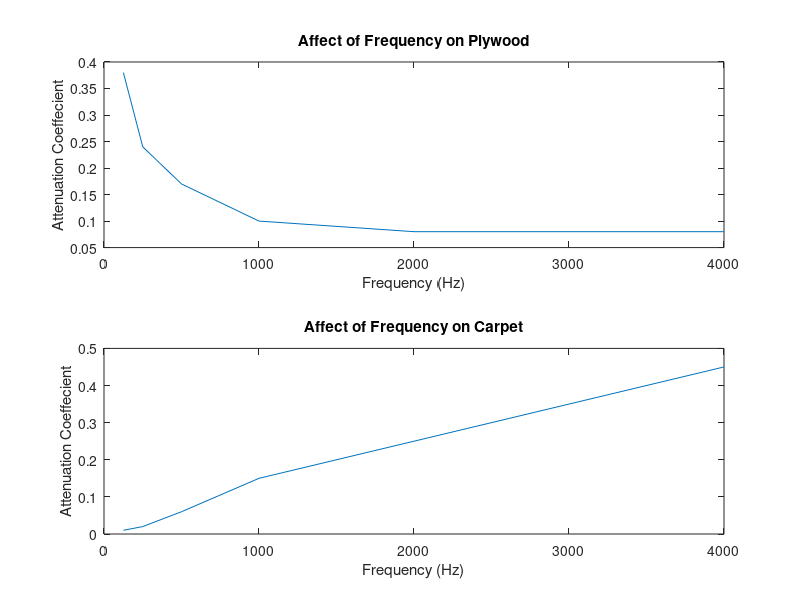
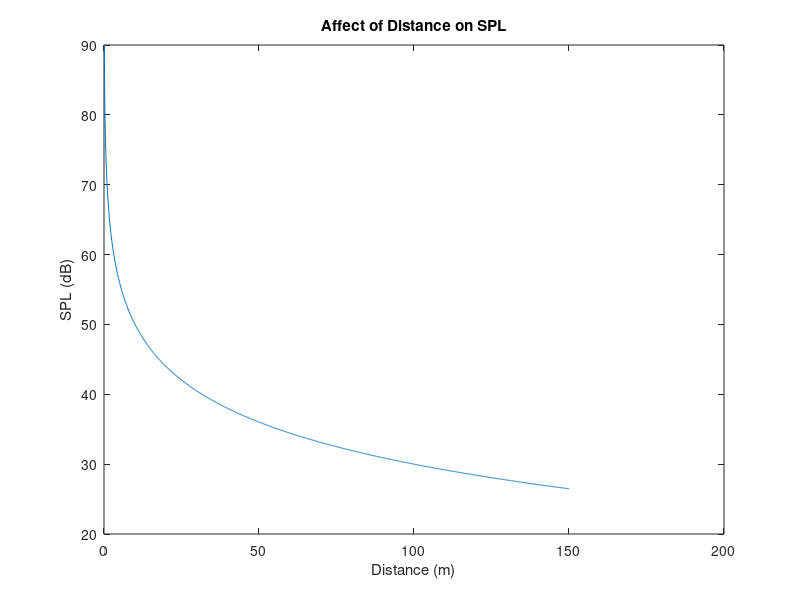

Write the MATLAB code that produced these figures, in order. (Note: this script raises an error after producing the figures.)
clear
clc

SPL_2 = zeros(150, 1);
SPL_1 = 90;
R_1 = 0.1;
R_2 = (0.1:0.1:150);
for i = 1:1:1500
    SPL_2(i, 1) = SPL_1 - 20*log10(R_2(1, i)/R_1);
end

plot(R_2, SPL_2)
SPL_2;



f_Hz = [125, 250, 500, 1000, 2000, 4000 8000];
humid70 = [0.3, 1.1, 2.8, 5, 9, 22.9, 76.6]/100;
carpet = [0.01 ; 0.02 ; 0.06 ; 0.15 ; 0.25 ; 0.45];
plywood = [0.38 ; 0.24 ; 0.17 ; 0.1 ; 0.08 ; 0.08];
SPL_3 = SPL_2(10)* ones(1, length(f_Hz)) - humid70;
SPL_4 = SPL_2(100)* ones(1, length(f_Hz)) - humid70 * 10;

figure(1)
subplot(211)
plot(f_Hz(1:end-1), plywood)
title("Affect of Frequency on Plywood")
xlabel("Frequency (Hz)")
ylabel("Attenuation Coeffecient")
subplot(212)
plot(f_Hz(1:end-1), carpet)
title("Affect of Frequency on Carpet")
xlabel("Frequency (Hz)")
ylabel("Attenuation Coeffecient")

ylims = (0:95);
figure(2)
plot(R_2, SPL_2)
title("Affect of Distance on SPL")
xlabel("Distance (m)")
ylabel("SPL (dB)")
yline(28.5)
ylim([0 95])

figure(3)
plot(f_Hz, humid70)
title("Affect of frequency on Attenuation")
xlabel("Frequency (Hz")
ylabel("Attenuation loss (dB/10m)")

figure(4)
plot(f_Hz, SPL_3)
title("Cummulative affect of frequency and distance at 10m")
xlabel("Frequency (Hz")
ylabel("SPL (dB)")


